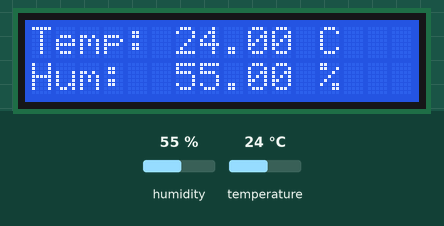
This sketch was run on a simulated Arduino Uno, built with avr-gcc and run on an emulated ATmega328P. On the bench: 16×2 character LCD. The test bench sets the inputs (shaded band); at power-on: humidity 55 %, temperature 24 °C.

Above: at 2.2 s.
2.3 s: humidity set to 22 %
At 4.3 s:
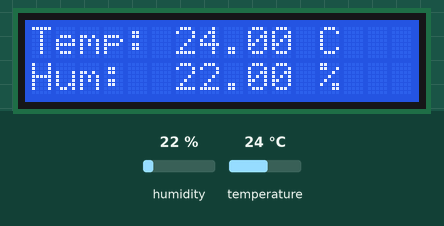
5.0 s: temperature set to 12 °C
At 5.7 s:
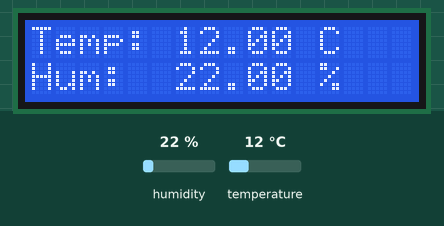
7.7 s: humidity set to 40 %
At 9.6 s:
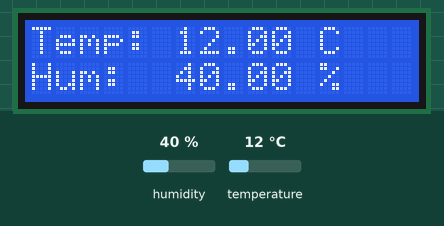
10.7 s: temperature set to 19 °C
At 12.2 s:
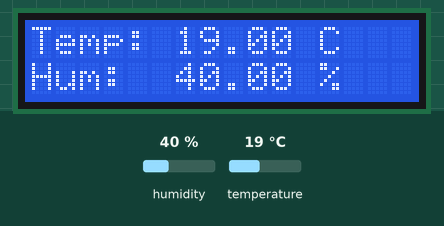
Timing chart, 0 to 13.7 s (numbered marks = the images above; inputs shaded):
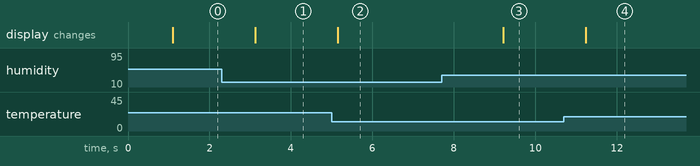

Measured:
- after the input at 2.3 s, the display: changes after 0.82 s (image 1)
- after the input at 5.0 s, the display: changes after 0.15 s (image 2)
- after the input at 7.7 s, the display: changes after 1.5 s (image 3)
- after the input at 10.7 s, the display: changes after 0.54 s (image 4)

The sketch:

C_Temperature_Sensor.ino
```cpp
//Read analog data - DHT11. Reads temperature and humidity
// CIRCUIT - + -> 5V, D -> Pin 7, - -> GND

#include <DHT.h>
#include <LiquidCrystal.h>
#define DHTPIN 7
#define DHTTYPE DHT11   // We are using DHT11

DHT dht(DHTPIN, DHTTYPE);
LiquidCrystal lcd(12, 11, 5, 4, 3, 2);

void setup()
{
  lcd.begin(16, 2);
  lcd.print("DHT11 Sensor");
  delay(1000);
  lcd.clear();
  dht.begin(); // start sensor
}

void loop()
{
  float h = dht.readHumidity();     // read humidity
  float t = dht.readTemperature();  // read temperature in °C

  lcd.setCursor(0, 0);
  lcd.print("Temp: ");
  lcd.print(t);
  lcd.print(" C  ");
  lcd.setCursor(0, 1);
  lcd.print("Hum:  ");
  lcd.print(h);
  lcd.print(" %  ");

  delay(2000);  // DHT11 updates every ~2 seconds
}
```
